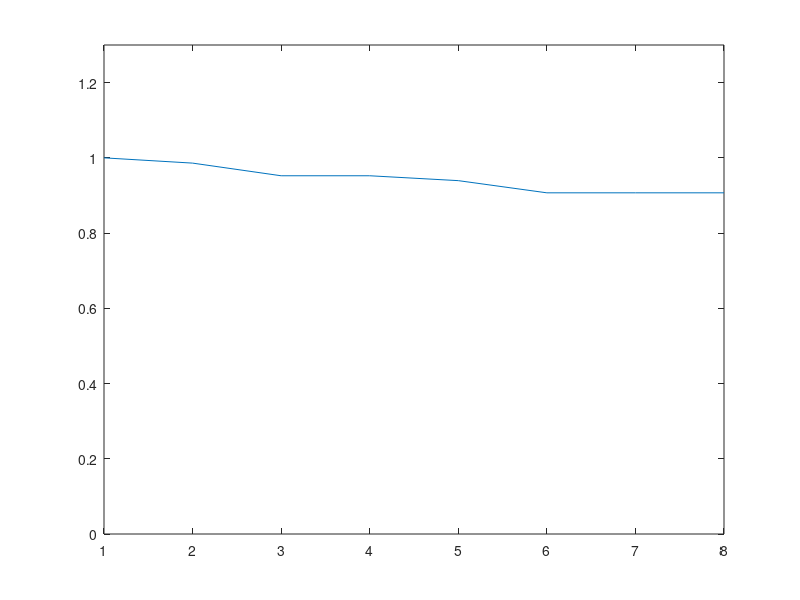
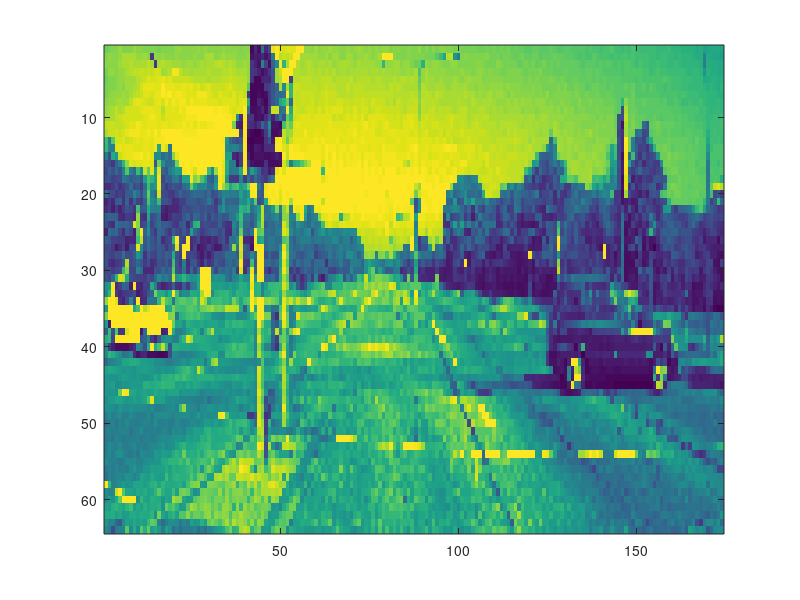

The MATLAB source for these figures, in order: (Note: this script raises an error after producing the figures.)
%
function h=plot_TesteDarpa2()
	DATA=load('data_TEsteDarpa2.dat');

	graph = plot(DATA.vc,DATA.vd);
	ylim([0 1.3]);
	saveas (gcf ,'graph.eps');

	figure;
	imagesc(DATA.img2)
	hold on
	plot_vector(DATA.P);
	hold off
	saveas (gcf ,'graph2.png');
	h=0;
end

function h=plot_vector(P) 

	N=length(P)

	lin0=P{1}(1,1);
	col0=P{1}(1,2);
	delta_lin=P{N}(1,1)-P{1}(1,1);
	delta_col=P{N}(1,2)-P{1}(1,2);

	for II=1:N
		scatter(P{II}(1,2),P{II}(1,1));
	end
  
	quiver(col0, lin0,delta_col , delta_lin,'k','maxheadsize',0.1,'linewidth',5,'AutoScale','off') %Plot of pcc test
    
end
